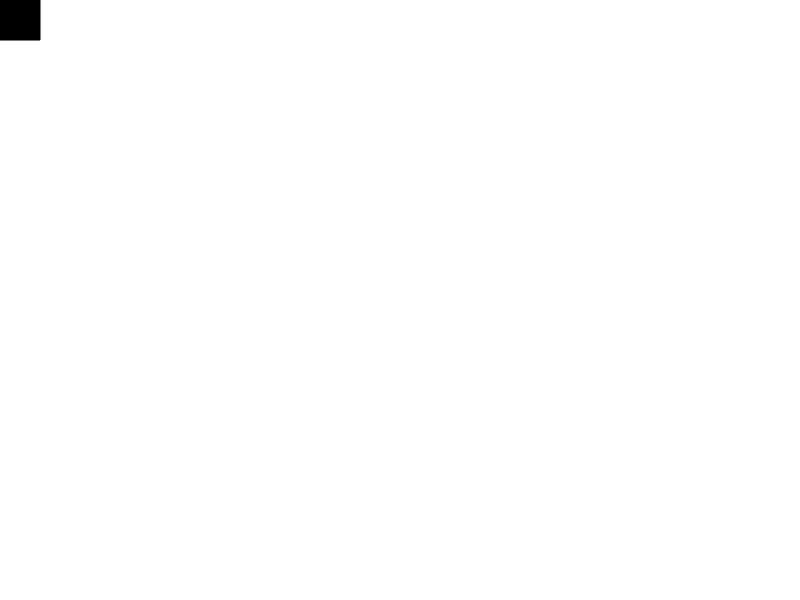
Frame 1 (no input)
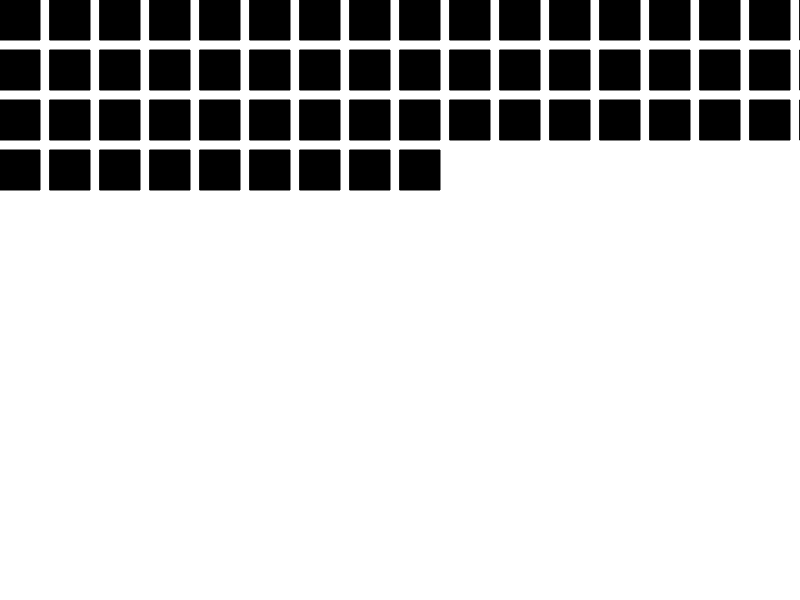
Frame 60 (no input)
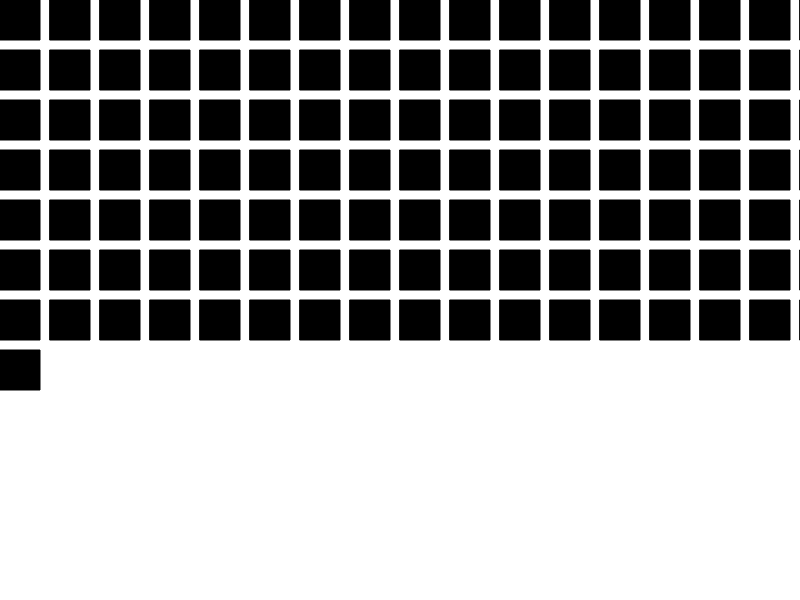
Frame 120 (the mouse pressed at the canvas centre since frame 60)

The p5.js sketch that drew these frames (run headless with seeded random() and noise() and a simulated clock; from frame 60 on, the mouse is pressed at the canvas centre):

// p5.js sketch
// ── sketch.js
var x = 0;
var y = 0;

var r = 0;
var g = 0;
var b = 0;

function setup() {
  createCanvas(800, 600);
  background(255); // one number 0-255 is dark to light
}

function draw() {
  // painter's algorithm
  fill(r, g, b);
  rectMode(CORNER);
  rect(x, y, 40, 40); // square
  x = x+50;
  if(x>width) { // test
    // TRUE:
    x = 0;
    y = y + 50;
  }
  if(y>height) { // another test
    // TRUE
    x = 0;
    y = 0;
  }
}
